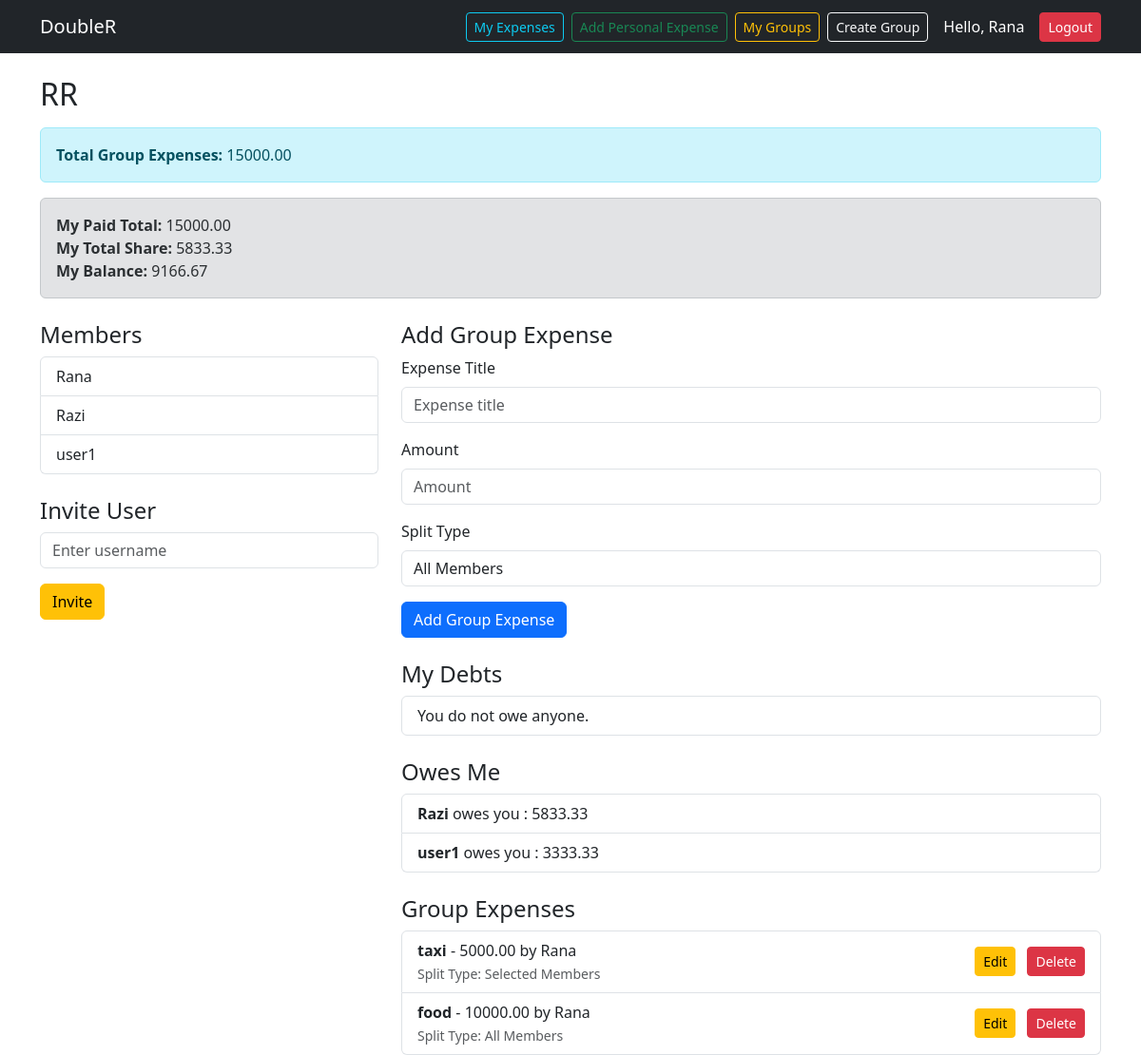
Page /groups/3 (signed in) on the committed database.
### tables this page shows
CREATE TABLE users (
    id INTEGER PRIMARY KEY AUTOINCREMENT,
    username TEXT NOT NULL UNIQUE,
    email TEXT NOT NULL UNIQUE,
    password TEXT NOT NULL
);

CREATE TABLE groups (
    id INTEGER PRIMARY KEY AUTOINCREMENT,
    name TEXT NOT NULL,
    created_by INTEGER,
    created_at TEXT DEFAULT CURRENT_TIMESTAMP,
    FOREIGN KEY (created_by) REFERENCES users(id)
);

CREATE TABLE group_expenses (
    id INTEGER PRIMARY KEY AUTOINCREMENT,
    group_id INTEGER NOT NULL,
    paid_by INTEGER NOT NULL,
    title TEXT NOT NULL,
    amount REAL NOT NULL,
    split_type TEXT NOT NULL DEFAULT 'all',
    created_at TEXT DEFAULT CURRENT_TIMESTAMP,
    FOREIGN KEY (group_id) REFERENCES groups(id),
    FOREIGN KEY (paid_by) REFERENCES users(id)
);

### routes/group_routes.py (the view, shortened to what this page needs)
@group_bp.route("/<int:group_id>", methods=["GET", "POST"])
def group_detail(group_id):
    if "user_id" not in session:
        flash("Please login first.", "danger")
        return redirect(url_for("auth.login"))
    user_id = session["user_id"]
    conn = get_db_connection()
    membership = conn.execute("""
        SELECT * FROM group_members
        WHERE group_id = ? AND user_id = ?
    """, (group_id, user_id)).fetchone()
    if not membership:
        conn.close()
        flash("You are not a member of this group.", "danger")
        return redirect(url_for("group.list_groups"))
    group = conn.execute(
        "SELECT * FROM groups WHERE id = ?",
        (group_id,)
    ).fetchone()
    members = conn.execute("""
        SELECT users.id, users.username
        FROM group_members
        JOIN users ON users.id = group_members.user_id
        WHERE group_members.group_id = ?
    """, (group_id,)).fetchall()
    expenses = conn.execute("""
        SELECT group_expenses.*, users.username AS payer_name
        FROM group_expenses
        JOIN users ON users.id = group_expenses.paid_by
        WHERE group_expenses.group_id = ?
        ORDER BY group_expenses.id DESC
    """, (group_id,)).fetchall()
    conn.close()
    settlement_data = calculate_group_settlement(group_id)
    my_summary = None
    my_debts = []
    owes_me = []
    for item in settlement_data["members_summary"]:
        if item["user_id"] == user_id:
            my_summary = item
            break
    for debt in settlement_data["debts"]:
        if debt["from_user_id"] == user_id:
            my_debts.append(debt)
        if debt["to_user_id"] == user_id:
            owes_me.append(debt)
    return render_template(
        "groups/detail.html",
        group=group,
        members=members,
        expenses=expenses,
        total=settlement_data["group_total"],
        members_summary=settlement_data["members_summary"],
        debts=settlement_data["debts"],
        my_summary=my_summary,
        my_debts=my_debts,
        owes_me=owes_me
    )

### db/connection.py (called while the page is built)
def get_db_connection():
    conn = sqlite3.connect("database.db")
    conn.row_factory = sqlite3.Row
    return conn

### templates/groups/detail.html (shortened to what this page needs)
{% extends "base.html" %}
{% block content %}
<h2>{{ group["name"] }}</h2>
<div class="alert alert-info mt-3">
    <strong>Total Group Expenses:</strong> {{ "%.2f"|format(total) }}
</div>
<div class="alert alert-secondary mt-3">
    <strong>My Paid Total:</strong>
    {{ "%.2f"|format(my_summary["paid_total"]) if my_summary else "0.00" }}
    <br>
    <strong>My Total Share:</strong>
    {{ "%.2f"|format(my_summary["owed_total"]) if my_summary else "0.00" }}
    <br>
    <strong>My Balance:</strong>
    {{ "%.2f"|format(my_summary["balance"]) if my_summary else "0.00" }}
</div>
<div class="row mt-4">
    <div class="col-md-4">
        <h4>Members</h4>
        <ul class="list-group mb-4">
            {% for m in members %}
                <li class="list-group-item">{{ m["username"] }}</li>
            {% endfor %}
        </ul>
        <h4>Invite User</h4>
        <form method="POST" action="/groups/{{ group['id'] }}/invite">
            <div class="mb-3">
                <input type="text" name="username" class="form-control" placeholder="Enter username" required>
            </div>
            <button type="submit" class="btn btn-warning">Invite</button>
        </form>
    </div>
    <div class="col-md-8">
        <h4>Add Group Expense</h4>
        <form method="POST" class="mb-4">
            <div class="mb-3">
                <label class="form-label">Expense Title</label>
                <input type="text" name="title" class="form-control" placeholder="Expense title" required>
            </div>
            <div class="mb-3">
                <label class="form-label">Amount</label>
                <input type="number" step="0.01" name="amount" class="form-control" placeholder="Amount" required>
            </div>
            <div class="mb-3">
                <label class="form-label">Split Type</label>
                <select name="split_type" id="split_type" class="form-control" onchange="toggleParticipants()" required>
                    <option value="all">All Members</option>
                </select>
            </div>
            <button type="submit" class="btn btn-primary">Add Group Expense</button>
        </form>
        <h4 class="mt-4">My Debts</h4>
        <ul class="list-group mb-4">
            {% for d in my_debts %}
                <li class="list-group-item">
                    You owe <strong>{{ d["to_username"] }}</strong> :
                    {{ "%.2f"|format(d["amount"]) }}
                </li>
            {% else %}
                <li class="list-group-item">You do not owe anyone.</li>
            {% endfor %}
        </ul>
        <h4>Owes Me</h4>
        <ul class="list-group mb-4">
            {% for d in owes_me %}
                <li class="list-group-item">
                    <strong>{{ d["from_username"] }}</strong> owes you :
                    {{ "%.2f"|format(d["amount"]) }}
                </li>
            {% else %}
                <li class="list-group-item">No one owes you.</li>
            {% endfor %}
        </ul>
        <h4>Group Expenses</h4>
        <ul class="list-group">
            {% for e in expenses %}
                <li class="list-group-item d-flex justify-content-between align-items-center">
                    <div>
                        <strong>{{ e["title"] }}</strong> -
                        {{ "%.2f"|format(e["amount"]) }} by {{ e["payer_name"] }}
                        <br>
                        <small class="text-muted">
                            Split Type:
                            {% if e["split_type"] == "personal" %}
                                Personal
                            {% elif e["split_type"] == "selected" %}
                                Selected Members
                            {% else %}
                                All Members
                            {% endif %}
                        </small>
                    </div>
                    <div>
                        <a href="/groups/expense/edit/{{ e['id'] }}/{{ group['id'] }}"
                           class="btn btn-warning btn-sm me-2">
                            Edit
                        </a>
                        <a href="/groups/expense/delete/{{ e['id'] }}/{{ group['id'] }}"
                           class="btn btn-danger btn-sm"
                           onclick="return confirm('Delete this expense?')">
                            Delete
                        </a>
                    </div>
                </li>
            {% else %}
                <li class="list-group-item">No group expenses yet.</li>
            {% endfor %}
        </ul>
    </div>
</div>
{% endblock %}

### templates/base.html (shortened to what this page needs)
<!DOCTYPE html>
<html lang="en">
<head>
    <link href="https://cdn.jsdelivr.net/npm/bootstrap@5.3.0/dist/css/bootstrap.min.css" rel="stylesheet">
</head>
<body>
<nav class="navbar navbar-expand-lg navbar-dark bg-dark">
    <div class="container">
        <a class="navbar-brand" href="{{ url_for('home') }}">DoubleR</a>
        <div class="d-flex align-items-center gap-2">
            {% if session.get('username') %}
                <a href="/expenses/personal" class="btn btn-outline-info btn-sm">My Expenses</a>
                <a href="/expenses/personal/add" class="btn btn-outline-success btn-sm">Add Personal Expense</a>
                <a href="/groups" class="btn btn-outline-warning btn-sm">My Groups</a>
                <a href="/groups/create" class="btn btn-outline-light btn-sm">Create Group</a>
                <span class="text-white ms-2">Hello, {{ session['username'] }}</span>
                <a href="{{ url_for('auth.logout') }}" class="btn btn-danger btn-sm ms-2">Logout</a>
            {% else %}
                <a href="{{ url_for('auth.login') }}" class="btn btn-outline-light btn-sm me-2">Login</a>
                <a href="{{ url_for('auth.register') }}" class="btn btn-warning btn-sm">Register</a>
            {% endif %}
        </div>
    </div>
</nav>
<div class="container mt-4">
    {% block content %}{% endblock %}
</div>
</body>
</html>

### rows in the picture
users: username "Rana"
groups: name "RR"
users: username "Razi", from_username "Razi"
users: username "user1", from_username "user1"
group_expenses: title "taxi", amount "5000.00", payer_name "Rana", split_type "Selected Members"
group_expenses: title "food", amount "10000.00", payer_name "Rana", split_type "All Members"

### other values in the picture
{{ "%.2f"|format(total) }} "15000.00"
{{ "%.2f"|format(my_summary["paid_total"]) if my_summary else "0.00" }} "15000.00"
{{ "%.2f"|format(my_summary["owed_total"]) if my_summary else "0.00" }} "5833.33"
{{ "%.2f"|format(my_summary["balance"]) if my_summary else "0.00" }} "9166.67"
{{ "%.2f"|format(d["amount"]) }} "5833.33" "3333.33"
